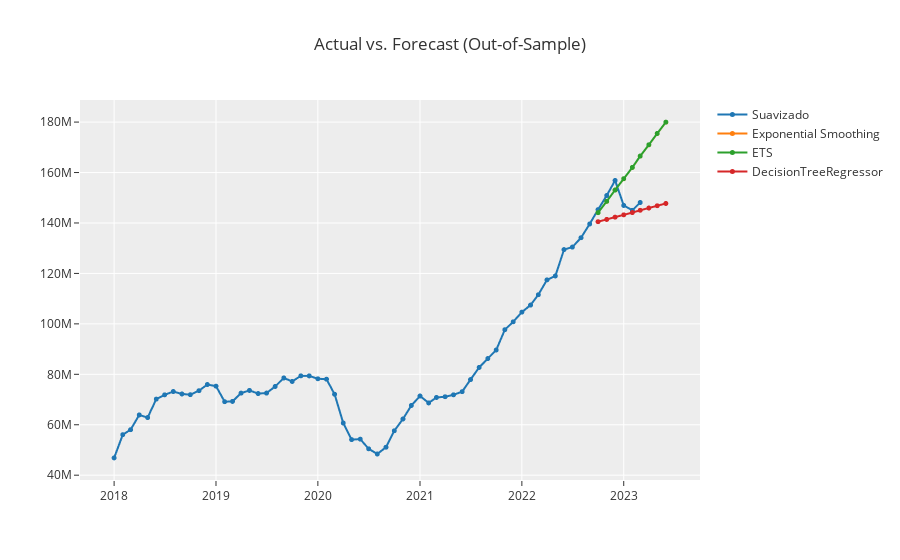

The cell this chart's notebook holds for it:
### Markdown cell above
### Prediction

### Code cell
plot_model(top_models, plot = 'forecast', data_kwargs = {'fh': 9})
